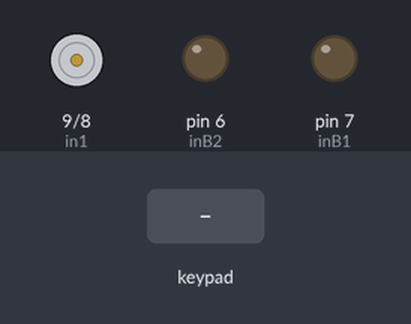
Simulated run of this sketch. Board: Arduino Uno, built with avr-gcc and run on an emulated ATmega328P. Shown: motor-driver pin pairs drawn as motors (green arrow = first pin HIGH = forward, orange = second pin HIGH = backward, longer = more drive), output pins drawn as LEDs (lit = HIGH). Inputs (shaded band) come from the test bench. What the sketch prints to the serial monitor is not drawn.

Above: at 1.2 s.
1.3 s: key 'U' pressed
Timing chart, 0 to 4.3 s (numbered marks = the images above; inputs shaded):
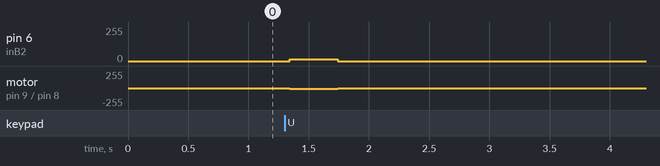

Measured:
- after the input at 1.3 s, pin 6 (inB2): 0/255 → 12/255 at once, → 0/255 0.40 s later; motor on pin 9 (in1) / pin 8 (in2): stopped → backward 12/255 at once, → stopped 0.40 s later

The sketch:

sketch_dec26b.ino
```cpp
#include <PS2X_lib.h>  //for v1.6

PS2X ps2x; // create PS2 Controller Class

//right now, the library does NOT support hot pluggable controllers, meaning
//you must always either restart your Arduino after you conect the controller,
//or call config_gamepad(pins) again after connecting the controller.
int error = 0;
byte type = 0;
byte vibrate = 0;


int in1 = 9;  // Pin que controla el sentido de giro Motor A
int in2 = 8;  // Pin que controla el sentido de giro Motor A
int inB1 = 7;  // Pin que controla el sentido de giro Motor A
int inB2 = 6;  // Pin que controla el sentido de giro Motor A

int estado = 'c';

void setup ()
{
 Serial.begin(9600);
  error = ps2x.config_gamepad(13,11,10,12, true, true); //GamePad(clock, command, attention)

    if(error == 0)
  {
    Serial.println("Controlador encontrado y configurado");
  }
  else
  {
    Serial.println("Error, mando no encontrado");
  }


  pinMode(in1, OUTPUT);    // Configura  los pines como salida
  pinMode(in2, OUTPUT);


  pinMode(inB1, OUTPUT);    // Configura  los pines como salida
  pinMode(inB2, OUTPUT);
}
void loop()
{

   //if(Serial.available()>0){        // lee el bluetooth y almacena en estado
    //estado = Serial.read();
  //}

  int temp;
  ps2x.read_gamepad(false,vibrate);


  if(ps2x.Button(PSB_START)){           // Boton desplazar al Frente
  Serial.println("Controller refusing to enter Pressures mode, may not support it. ");

  digitalWrite(in1, HIGH);  // GIRO DERECHA
  digitalWrite(in2, LOW);
  digitalWrite(inB1, HIGH);  // GIRO DERECHA
  digitalWrite(inB2, LOW);
 }
  if(ps2x.Button(PSB_PAD_UP)){           //Reversa


  digitalWrite(in1, LOW);
  digitalWrite(in2, HIGH);
  digitalWrite(inB1, LOW);
  digitalWrite(inB2, HIGH);


  }

  if(estado=='c'){         // Boton Parar

  digitalWrite(in1, LOW);  // PARA
  digitalWrite(in2, LOW);
  digitalWrite(inB1, LOW);  // PARA
  digitalWrite(inB2, LOW);

   }

  if(estado=='b'){         // Boton Parar

  digitalWrite(in1, HIGH);  // PARA
  digitalWrite(in2, LOW);
  digitalWrite(inB1, LOW);  // PARA
  digitalWrite(inB2, HIGH
  );

   }
  if(estado=='d'){         // Boton Parar

  digitalWrite(in1, LOW);  // PARA
  digitalWrite(in2, HIGH);
  digitalWrite(inB1, HIGH);  // PARA
  digitalWrite(inB2, LOW);

   }

}
```
